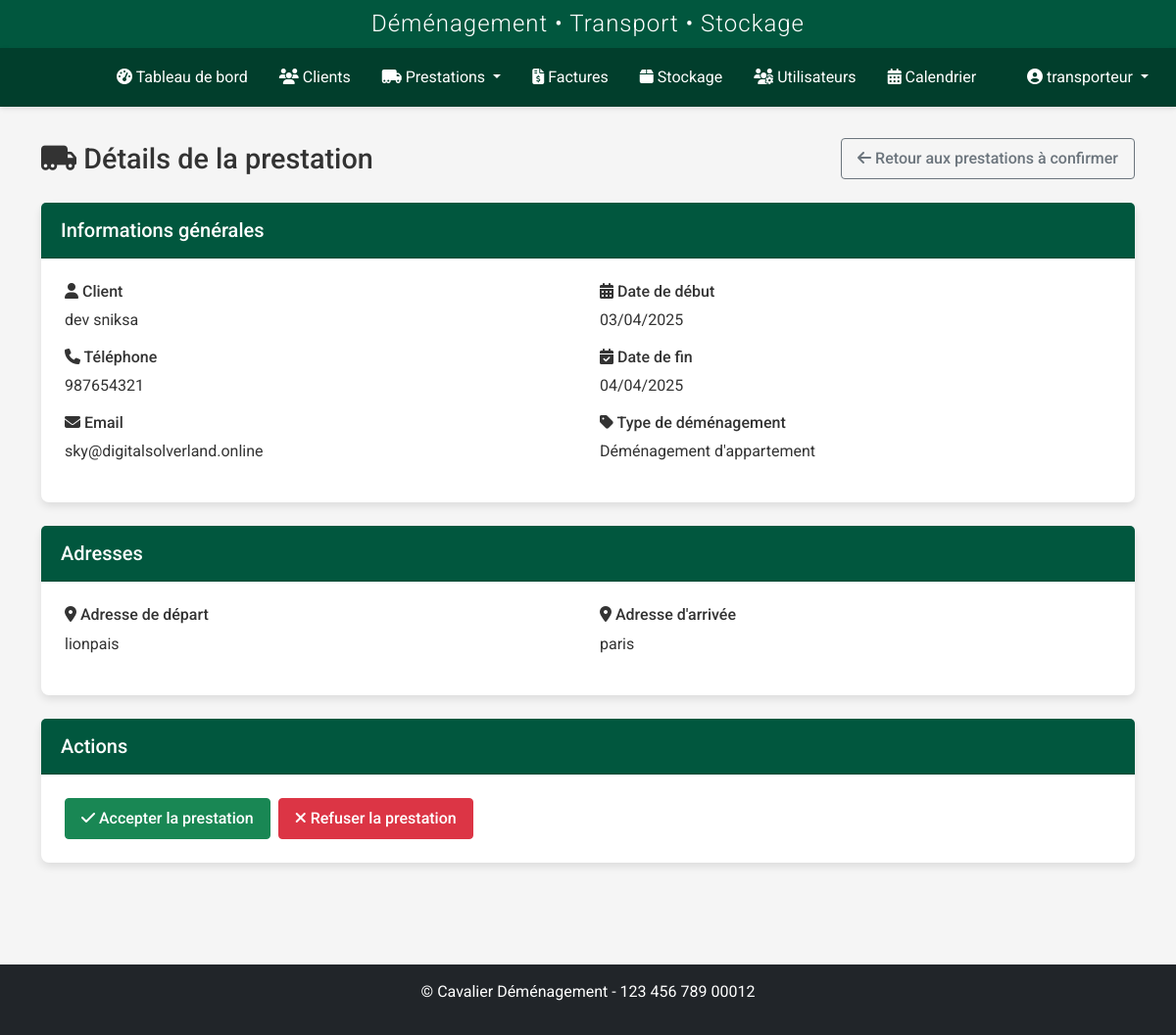
The page /transporteurs/view-prestation/1 (signed in) on the database its author committed.
### models.py (models this page shows, shortened)
class User(UserMixin, db.Model):
    id = db.Column(db.Integer, primary_key=True)
    nom = db.Column(db.String(64), nullable=False)
    prenom = db.Column(db.String(64), nullable=False)
    username = db.Column(db.String(64), unique=True, nullable=False)
    email = db.Column(db.String(120), unique=True, nullable=True)
    password_hash = db.Column(db.String(256), nullable=False)
    role = db.Column(db.String(20), nullable=False, default='transporteur')
    statut = db.Column(db.String(20), nullable=False, default='actif')
    vehicule = db.Column(db.String(100), nullable=True)
    type_vehicule_id = db.Column(db.Integer, db.ForeignKey('type_vehicule.id'), nullable=True)
    permis_conduire = db.Column(db.String(50), nullable=True)
    notes = db.Column(db.Text, nullable=True)
    derniere_connexion = db.Column(db.DateTime, nullable=True)
    date_creation = db.Column(db.DateTime, nullable=False, default=datetime.utcnow)
    prestations = db.relationship('Prestation', secondary=prestation_transporteurs, back_populates='transporteurs')
    type_vehicule = db.relationship('TypeVehicule', backref='transporteurs')

class Client(db.Model):
    id = db.Column(db.Integer, primary_key=True)
    nom = db.Column(db.String(64), nullable=False)
    prenom = db.Column(db.String(64), nullable=False)
    adresse = db.Column(db.Text, nullable=True)
    code_postal = db.Column(db.String(10), nullable=True)
    ville = db.Column(db.String(64), nullable=True)
    pays = db.Column(db.String(64), default='France')
    telephone = db.Column(db.String(20), nullable=True)
    email = db.Column(db.String(120), nullable=True)
    type_client = db.Column(db.String(50), nullable=True)
    tags = db.Column(db.Text, nullable=True)
    statut = db.Column(db.String(20), default='actif')
    archive = db.Column(db.Boolean, default=False)
    date_creation = db.Column(db.DateTime, nullable=False, default=datetime.utcnow)
    prestations_principales = db.relationship('Prestation', backref=db.backref('client_principal', lazy=True), lazy=True, foreign_keys="Prestation.client_id")
    prestations_supplementaires = db.relationship('Prestation', secondary=prestation_clients, back_populates='clients_supplementaires')
    factures = db.relationship('Facture', backref='client', lazy=True)

class Prestation(db.Model):
    id = db.Column(db.Integer, primary_key=True)
    client_id = db.Column(db.Integer, db.ForeignKey('client.id'), nullable=False)
    commercial_id = db.Column(db.Integer, db.ForeignKey('user.id'), nullable=True)
    transporteur_id = db.Column(db.Integer, db.ForeignKey('transporteurs.id'), nullable=True)
    vehicule_id = db.Column(db.Integer, db.ForeignKey('vehicules.id'), nullable=True)
    date_debut = db.Column(db.DateTime, nullable=False)
    date_fin = db.Column(db.DateTime, nullable=False)
    adresse_depart = db.Column(db.Text, nullable=False)
    adresse_arrivee = db.Column(db.Text, nullable=False)
    type_demenagement = db.Column(db.String(100), nullable=False)
    type_demenagement_id = db.Column(db.Integer, db.ForeignKey('type_demenagement.id'), nullable=True)
    statut = db.Column(db.String(50), default='En attente')  # En attente, Confirmé, En cours, Terminé, Annulé
    priorite = db.Column(db.String(20), default='Normale')  # Basse, Normale, Haute, Urgente
    status_transporteur = db.Column(db.String(20), default='en_attente')  # en_attente, accepte, refuse
    raison_refus = db.Column(db.Text, nullable=True)  # Raison du refus par le transporteur
    date_reponse = db.Column(db.DateTime, nullable=True)  # Date de réponse du transporteur
    observations = db.Column(db.Text, nullable=True)
    archive = db.Column(db.Boolean, default=False)
    date_creation = db.Column(db.DateTime, nullable=False, default=datetime.utcnow)
    date_modification = db.Column(db.DateTime, nullable=True)
    createur_id = db.Column(db.Integer, db.ForeignKey('user.id'), nullable=True)
    modificateur_id = db.Column(db.Integer, db.ForeignKey('user.id'), nullable=True)
    stockage_id = db.Column(db.Integer, db.ForeignKey('stockage.id'), nullable=True)
    mode_groupage = db.Column(db.Boolean, default=False)
    tags = db.Column(db.Text, nullable=True)
    societe = db.Column(db.String(100), nullable=True)
    montant = db.Column(db.Float, nullable=True, default=0)
    commercial = db.relationship('User', foreign_keys=[commercial_id], backref='prestations_commercial')
    createur = db.relationship('User', foreign_keys=[createur_id], backref='prestations_creees')
    modificateur = db.relationship('User', foreign_keys=[modificateur_id], backref='prestations_modifiees')
    transporteurs = db.relationship('User', secondary=prestation_transporteurs, back_populates='prestations')
    clients_supplementaires = db.relationship('Client', secondary=prestation_clients, back_populates='prestations_supplementaires')
    factures = db.relationship('Facture', backref='prestation', lazy=True)
    type_demenagement_obj = db.relationship('TypeDemenagement', backref='prestations')
    versions = db.relationship('PrestationVersion', backref='prestation_courante', lazy=True, foreign_keys="PrestationVersion.prestation_id")

### routes/transporteur.py (the view)
@transporteur_bp.route('/view-prestation/<int:id>')
@login_required
def view_prestation(id):
    if current_user.role != 'transporteur':
        flash("Vous n'avez pas l'autorisation d'accu00e9der u00e0 cette page.", 'danger')
        return redirect(url_for('dashboard.index'))
    prestation = Prestation.query.filter_by(id=id).first_or_404()
    if current_user not in prestation.transporteurs:
        flash("Vous n'u00eates pas assignu00e9 u00e0 cette prestation.", 'danger')
        return redirect(url_for('transporteur.prestations_a_confirmer'))
    return render_template(
        'transporteur/view_prestation.html',
        title='Du00e9tails de la prestation',
        prestation=prestation
    )

### templates/transporteur/view_prestation.html (shortened to what this page needs)
{% extends 'base.html' %}
{% block content %}
<div class="prestation-page">
    <div class="page-title">
        <h1><i class="fas fa-truck-moving"></i> Détails de la prestation</h1>
        <a href="{{ url_for('transporteur.prestations_a_confirmer') }}" class="btn btn-outline-secondary">
            <i class="fas fa-arrow-left"></i> Retour aux prestations à confirmer
        </a>
    </div>
    <div class="card mb-4">
        <div class="card-header">
            <h5 class="card-title mb-0">Informations générales</h5>
        </div>
        <div class="card-body">
            <div class="row">
                <div class="col-md-6">
                    <h6><i class="fas fa-user"></i> Client</h6>
                    <p>{{ prestation.client_principal.nom }} {{ prestation.client_principal.prenom }}</p>
                    <h6><i class="fas fa-phone"></i> Téléphone</h6>
                    <p>{{ prestation.client_principal.telephone }}</p>
                    <h6><i class="fas fa-envelope"></i> Email</h6>
                    <p>{{ prestation.client_principal.email }}</p>
                </div>
                <div class="col-md-6">
                    <h6><i class="fas fa-calendar-alt"></i> Date de début</h6>
                    <p>{{ prestation.date_debut.strftime('%d/%m/%Y') }}</p>
                    <h6><i class="fas fa-calendar-check"></i> Date de fin</h6>
                    <p>{{ prestation.date_fin.strftime('%d/%m/%Y') }}</p>
                    <h6><i class="fas fa-tag"></i> Type de déménagement</h6>
                    <p>{{ prestation.type_demenagement }}</p>
                </div>
            </div>
        </div>
    </div>
    <div class="card mb-4">
        <div class="card-header">
            <h5 class="card-title mb-0">Adresses</h5>
        </div>
        <div class="card-body">
            <div class="row">
                <div class="col-md-6">
                    <h6><i class="fas fa-map-marker-alt"></i> Adresse de départ</h6>
                    <p>{{ prestation.adresse_depart }}</p>
                </div>
                <div class="col-md-6">
                    <h6><i class="fas fa-map-marker-alt"></i> Adresse d'arrivée</h6>
                    <p>{{ prestation.adresse_arrivee }}</p>
                </div>
            </div>
        </div>
    </div>
    <div class="card">
        <div class="card-header">
            <h5 class="card-title mb-0">Actions</h5>
        </div>
        <div class="card-body">
            <div class="d-flex gap-2">
                {% if prestation.statut == 'En attente' %}
                <form method="POST" action="{{ url_for('transporteur.confirmer_prestation', id=prestation.id) }}" class="d-inline">
                    <button type="submit" class="btn btn-success" onclick="return confirm('Êtes-vous sûr de vouloir accepter cette prestation ?')">
                        <i class="fas fa-check"></i> Accepter la prestation
                    </button>
                </form>
                <form method="POST" action="{{ url_for('transporteur.confirmer_prestation', id=prestation.id) }}" class="d-inline">
                    <button type="submit" class="btn btn-danger" onclick="return confirm('Êtes-vous sûr de vouloir refuser cette prestation ?')">
                        <i class="fas fa-times"></i> Refuser la prestation
                    </button>
                </form>
                {% endif %}
            </div>
        </div>
    </div>
</div>
{% endblock %}

### templates/base.html (shortened to what this page needs)
<!DOCTYPE html>
<html lang="fr">
<head>
    <link href="https://cdn.jsdelivr.net/npm/bootstrap@5.2.3/dist/css/bootstrap.min.css" rel="stylesheet">
    <link rel="stylesheet" href="https://cdnjs.cloudflare.com/ajax/libs/font-awesome/6.2.1/css/all.min.css">
    <link href="https://cdn.jsdelivr.net/npm/fullcalendar@5.11.3/main.min.css" rel="stylesheet">
    <link href="https://cdn.jsdelivr.net/npm/summernote@0.8.18/dist/summernote-lite.min.css" rel="stylesheet">
    <link rel="stylesheet" href="{{ url_for('static', filename='css/style.css') }}">
    <link rel="stylesheet" href="{{ url_for('static', filename='css/notification-flash.css') }}">
    <link rel="stylesheet" href="{{ url_for('static', filename='css/prestations.css') }}">
    <link rel="stylesheet" href="{{ url_for('static', filename='css/custom-calendar.css') }}">
    <link rel="stylesheet" href="{{ url_for('static', filename='css/navbar-logos.css') }}">
    <link rel="stylesheet" href="{{ url_for('static', filename='css/whatsapp-buttons.css') }}">
    <link rel="stylesheet" href="{{ url_for('static', filename='css/quick-access-bubble.css') }}">
</head>
<body {% if current_user.is_authenticated %}data-user-role="{{ current_user.role }}"{% endif %}>
    {% if current_user.is_authenticated %}
        <header>
            <div class="app-header">
                <h2>Déménagement • Transport • Stockage</h2>
            </div>
            <nav class="navbar navbar-dark navbar-expand-lg">
                <div class="container-fluid">
                    <a class="navbar-brand" href="{{ url_for('dashboard.index') }}">
                        <div class="logo-slideshow">
                        </div>
                    </a>
                    <div class="collapse navbar-collapse" id="navbarMain">
                        <ul class="navbar-nav me-auto mb-2 mb-lg-0">
                            <li class="nav-item">
                                <a class="nav-link {% if request.endpoint == 'dashboard.index' %}active{% endif %}" href="{{ url_for('dashboard.index') }}">
                                    <i class="fas fa-tachometer-alt"></i> Tableau de bord
                                </a>
                            </li>
                            <li class="nav-item">
                                <a class="nav-link {% if request.endpoint.startswith('client.') %}active{% endif %}" href="{{ url_for('client.index') }}">
                                    <i class="fas fa-users"></i> Clients
                                </a>
                            </li>
                            <li class="nav-item dropdown">
                                <a class="nav-link dropdown-toggle {% if request.endpoint.startswith('prestation.') %}active{% endif %}" href="#" id="prestationsDropdown" role="button" data-bs-toggle="dropdown" aria-expanded="false">
                                    <i class="fas fa-truck-moving"></i> Prestations
                                </a>
                            </li>
                            <li class="nav-item">
                                <a class="nav-link {% if request.endpoint.startswith('facture.') %}active{% endif %}" href="{{ url_for('facture.index') }}">
                                    <i class="fas fa-file-invoice-dollar"></i> Factures
                                </a>
                            </li>
                            <li class="nav-item">
                                <a class="nav-link {% if request.endpoint.startswith('stockage.') %}active{% endif %}" href="{{ url_for('stockage.index') }}">
                                    <i class="fas fa-box"></i> Stockage
                                </a>
                            </li>
                            {% if current_user.is_admin %}
                            <li class="nav-item">
                                <a class="nav-link {% if request.endpoint.startswith('user.') %}active{% endif %}" href="{{ url_for('user.index') }}">
                                    <i class="fas fa-users-cog"></i> Utilisateurs
                                </a>
                            </li>
                            {% endif %}
                            <li class="nav-item">
                                <a class="nav-link {% if request.endpoint.startswith('calendrier.') %}active{% endif %}" href="{{ url_for('calendrier.fullscreen') }}">
                                    <i class="fas fa-calendar-alt"></i> Calendrier
                                </a>
                            </li>
                        </ul>
                        <ul class="navbar-nav">
                            <li class="nav-item dropdown">
                                <a class="nav-link dropdown-toggle" href="#" id="userDropdown" role="button" data-bs-toggle="dropdown">
                                    <i class="fas fa-user-circle"></i> {{ current_user.username }}
                                </a>
                            </li>
                        </ul>
                    </div>
                </div>
            </nav>
        </header>
        <main class="main-content">
            <div class="container">
                {% block content %}{% endblock %}
            </div>
        </main>
        <footer class="mt-5 py-3 bg-dark text-white">
            <div class="container text-center">
                <p>&copy; {{ config.COMPANY_FULL_NAME }} - {{ config.COMPANY_SIRET }}</p>
            </div>
        </footer>
    {% else %}
        <main class="main-content">
            <div class="container">
                {% block auth_content %}{% endblock %}
            </div>
        </main>
    {% endif %}
</body>
</html>

### rows shown on the page
User: username "transporteur"
Client: client_principal.nom "dev", client_principal.prenom "sniksa", client_principal.telephone "987654321", client_principal.email "sky@digitalsolverland.online"
Prestation: date_debut "03/04/2025", date_fin "04/04/2025", type_demenagement "Déménagement d'appartement", adresse_depart "lionpais", adresse_arrivee "paris"

### other values the page prints
{{ config.COMPANY_FULL_NAME }} "Cavalier Déménagement"
{{ config.COMPANY_SIRET }} "123 456 789 00012"
